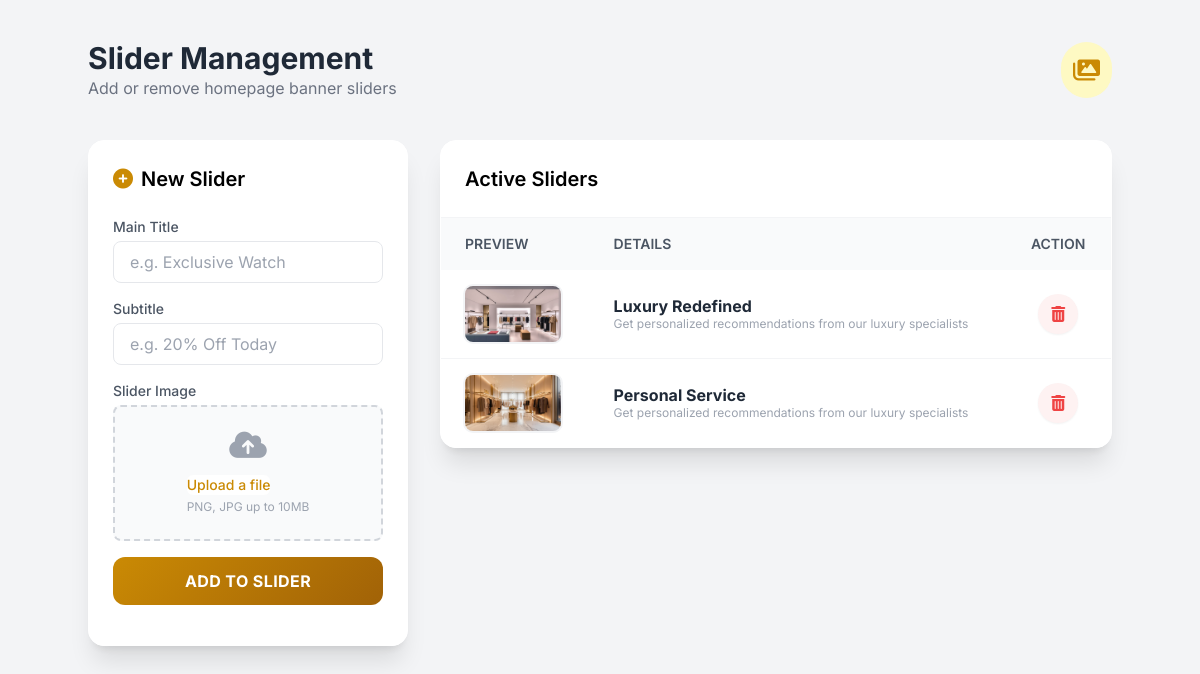
Screenshot of /admin_slider.php with the database file from the repository.
### tables this page shows
CREATE TABLE `sliders` (
  `id` int(11) NOT NULL,
  `title` varchar(255) NOT NULL,
  `subtitle` varchar(255) DEFAULT NULL,
  `image_path` varchar(255) NOT NULL,
  `created_at` timestamp NOT NULL DEFAULT current_timestamp()
);

### admin_slider.php (the view, shortened to what this page needs)
<?php
include('db.php');
?>
<!DOCTYPE html>
<html lang="en">
<head>
    <script src="https://cdn.tailwindcss.com"></script>
    <link href="https://cdnjs.cloudflare.com/ajax/libs/font-awesome/6.0.0/css/all.min.css" rel="stylesheet">
</head>
<body class="py-10 px-5">
    <div class="max-w-5xl mx-auto">
        <div class="flex items-center justify-between mb-10">
            <div>
                <h1 class="text-3xl font-bold text-gray-800">Slider Management</h1>
                <p class="text-gray-500">Add or remove homepage banner sliders</p>
            </div>
            <div class="bg-yellow-100 p-3 rounded-full">
                <i class="fa fa-images text-yellow-600 text-2xl"></i>
            </div>
        </div>
        <div class="grid grid-cols-1 lg:grid-cols-3 gap-8">
            <div class="lg:col-span-1">
                <div class="glass p-6 rounded-2xl shadow-xl border border-white">
                    <h2 class="text-xl font-semibold mb-6 flex items-center gap-2">
                        <i class="fa fa-plus-circle text-yellow-600"></i> New Slider
                    </h2>
                    <form action="" method="POST" enctype="multipart/form-data" class="space-y-4">
                        <div>
                            <label class="text-sm font-medium text-gray-600 block mb-1">Main Title</label>
                            <input type="text" name="title" placeholder="e.g. Exclusive Watch"
                                class="w-full px-4 py-2 border border-gray-200 rounded-lg focus:ring-2 focus:ring-yellow-500 outline-none"
                                required>
                        </div>
                        <div>
                            <label class="text-sm font-medium text-gray-600 block mb-1">Subtitle</label>
                            <input type="text" name="subtitle" placeholder="e.g. 20% Off Today"
                                class="w-full px-4 py-2 border border-gray-200 rounded-lg focus:ring-2 focus:ring-yellow-500 outline-none">
                        </div>
                        <div>
                            <label class="text-sm font-medium text-gray-600 block mb-1">Slider Image</label>
                            <div
                                class="mt-1 flex justify-center px-6 pt-5 pb-6 border-2 border-gray-300 border-dashed rounded-lg hover:border-yellow-500 transition cursor-pointer bg-gray-50">
                                <div class="space-y-1 text-center">
                                    <i class="fa fa-cloud-upload-alt text-gray-400 text-3xl mb-2"></i>
                                    <div class="flex text-sm text-gray-600">
                                        <label for="file-upload"
                                            class="relative cursor-pointer bg-white rounded-md font-medium text-yellow-600 hover:text-yellow-500">
                                            <span>Upload a file</span>
                                        </label>
                                    </div>
                                    <p class="text-xs text-gray-400">PNG, JPG up to 10MB</p>
                                </div>
                            </div>
                        </div>
                        <button type="submit" name="upload"
                            class="w-full btn-gradient text-white py-3 rounded-xl font-bold uppercase tracking-wide">
                            Add to Slider
                        </button>
                    </form>
                </div>
            </div>
            <div class="lg:col-span-2">
                <div class="glass rounded-2xl shadow-xl border border-white overflow-hidden">
                    <div class="p-6 border-b border-gray-100">
                        <h3 class="text-xl font-semibold">Active Sliders</h3>
                    </div>
                    <div class="overflow-x-auto">
                        <table class="w-full text-left">
                            <thead class="bg-gray-50">
                                <tr>
                                    <th class="px-6 py-4 text-sm font-semibold text-gray-600 uppercase">Preview</th>
                                    <th class="px-6 py-4 text-sm font-semibold text-gray-600 uppercase">Details</th>
                                    <th class="px-6 py-4 text-sm font-semibold text-gray-600 uppercase text-center">
                                        Action</th>
                                </tr>
                            </thead>
                            <tbody class="divide-y divide-gray-100">
                                <?php
                                $res = mysqli_query($conn, "SELECT * FROM sliders ORDER BY id DESC");
                                if(mysqli_num_rows($res) > 0) {
                                    while($item = mysqli_fetch_assoc($res)) {
                                ?>
                                <tr class="table-row-hover">
                                    <td class="px-6 py-4">
                                        <div class="relative group">
                                            <img src="<?php echo $item['image_path']; ?>"
                                                class="w-24 h-14 rounded-lg object-cover shadow-sm ring-2 ring-gray-100">
                                        </div>
                                    </td>
                                    <td class="px-6 py-4">
                                        <div class="font-bold text-gray-800"><?php echo $item['title']; ?></div>
                                        <div class="text-xs text-gray-400"><?php echo $item['subtitle']; ?></div>
                                    </td>
                                    <td class="px-6 py-4 text-center">
                                        <a href="?delete=<?php echo $item['id']; ?>"
                                            onclick="return confirm('Are you sure you want to delete this slider?')"
                                            class="inline-flex items-center justify-center w-10 h-10 rounded-full bg-red-50 text-red-500 hover:bg-red-500 hover:text-white transition shadow-sm">
                                            <i class="fa fa-trash-can"></i>
                                        </a>
                                    </td>
                                </tr>
                                <?php
                                    }
                                } else {
                                    echo "<tr><td colspan='3' class='p-10 text-center text-gray-400'>No sliders found. Start by adding one!</td></tr>";
                                }
                                ?>
                            </tbody>
                        </table>
                    </div>
                </div>
            </div>
        </div>
    </div>
</body>
</html>

### assets/css/style.css (style rules this page uses)
body { margin: 0; padding: 0; box-sizing: border-box; background-color: #f5f5f5; }

### admin_slider.php (style rules this page uses)
body { font-family: 'Inter', sans-serif; background-color: #f3f4f6; }
.glass { background: rgba(255, 255, 255, 0.95); backdrop-filter: blur(10px); }
.btn-gradient { background: linear-gradient(135deg, #ca8a04 0%, #a16207 100%); transition: all 0.3s ease; }

### rows the page displays
sliders: image_path (picture), title "Luxury Redefined", subtitle "Get personalized recommendations from our luxury specialists"
sliders: image_path (picture), title "Personal Service", subtitle "Get personalized recommendations from our luxury specialists"
